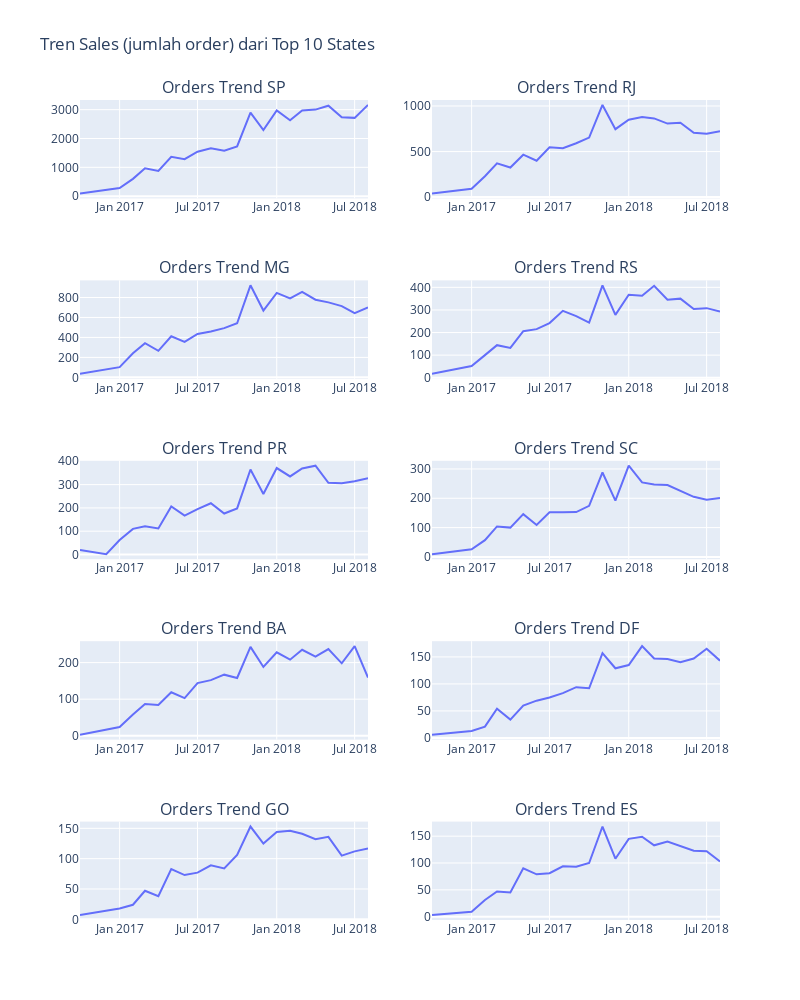

Source (notebook cell):
### Code cell
# Membuat sebuah subplot dengan 5 rows dan 2 columns
fig = make_subplots(rows=5, cols=2, subplot_titles=('Orders Trend SP', 'Orders Trend RJ', 'Orders Trend MG', 'Orders Trend RS', 'Orders Trend PR','Orders Trend SC', 'Orders Trend BA', 'Orders Trend DF', 'Orders Trend GO', 'Orders Trend ES'))

# Menambahkan Plotly Express plots untuk setiap subplot setiap subplot
fig.add_trace(px.line(monthly_order_SP, x='year_month', y='number of orders').data[0], row=1, col=1)
fig.add_trace(px.line(monthly_order_RJ, x='year_month', y='number of orders').data[0], row=1, col=2)
fig.add_trace(px.line(monthly_order_MG, x='year_month', y='number of orders').data[0], row=2, col=1)
fig.add_trace(px.line(monthly_order_RS, x='year_month', y='number of orders').data[0], row=2, col=2)
fig.add_trace(px.line(monthly_order_PR, x='year_month', y='number of orders').data[0], row=3, col=1)
fig.add_trace(px.line(monthly_order_SC, x='year_month', y='number of orders').data[0], row=3, col=2)
fig.add_trace(px.line(monthly_order_BA, x='year_month', y='number of orders').data[0], row=4, col=1)
fig.add_trace(px.line(monthly_order_DF, x='year_month', y='number of orders').data[0], row=4, col=2)
fig.add_trace(px.line(monthly_order_GO, x='year_month', y='number of orders').data[0], row=5, col=1)
fig.add_trace(px.line(monthly_order_ES, x='year_month', y='number of orders').data[0], row=5, col=2)

# Update subplot titles (opsional)
fig.update_layout(title_text='Tren Sales (jumlah order) dari Top 10 States',
                  autosize=False,
                  width=800,
                  height=1000)

# Menampilkan plot
fig.show()

### Figure 1 — Plotly figure (JSON) as saved in the notebook; plotly's stock layout.template omitted (floating-point values rounded to 4 significant figures)
{"data": [{"hovertemplate": "year_month=%{x}<br>number of orders=%{y}<extra></extra>", "legendgroup": "", "line": {"color": "#636efa", "dash": "solid"}, "marker": {"symbol": "circle"}, "mode": "lines", "name": "", "orientation": "v", "showlegend": false, "type": "scatter", "x": ["2016-10", "2017-1", "2017-2", "2017-3", "2017-4", "2017-5", "2017-6", "2017-7", "2017-8", "2017-9", "2017-10", "2017-11", "2017-12", "2018-1", "2018-2", "2018-3", "2018-4", "2018-5", "2018-6", "2018-7", "2018-8"], "xaxis": "x", "y": [94, 283, 601, 966, 873, 1363, 1284, 1543, 1665, 1576, 1723, 2899, 2295, 2975, 2632, 2971, 3002, 3138, 2738, 2715, 3164], "yaxis": "y"}, {"hovertemplate": "year_month=%{x}<br>number of orders=%{y}<extra></extra>", "legendgroup": "", "line": {"color": "#636efa", "dash": "solid"}, "marker": {"symbol": "circle"}, "mode": "lines", "name": "", "orientation": "v", "showlegend": false, "type": "scatter", "x": ["2016-10", "2017-1", "2017-2", "2017-3", "2017-4", "2017-5", "2017-6", "2017-7", "2017-8", "2017-9", "2017-10", "2017-11", "2017-12", "2018-1", "2018-2", "2018-3", "2018-4", "2018-5", "2018-6", "2018-7", "2018-8"], "xaxis": "x2", "y": [40, 91, 230, 370, 325, 466, 399, 547, 537, 591, 654, 1012, 746, 850, 879, 864, 807, 816, 707, 696, 723], "yaxis": "y2"}, {"hovertemplate": "year_month=%{x}<br>number of orders=%{y}<extra></extra>", "legendgroup": "", "line": {"color": "#636efa", "dash": "solid"}, "marker": {"symbol": "circle"}, "mode": "lines", "name": "", "orientation": "v", "showlegend": false, "type": "scatter", "x": ["2016-10", "2017-1", "2017-2", "2017-3", "2017-4", "2017-5", "2017-6", "2017-7", "2017-8", "2017-9", "2017-10", "2017-11", "2017-12", "2018-1", "2018-2", "2018-3", "2018-4", "2018-5", "2018-6", "2018-7", "2018-8"], "xaxis": "x3", "y": [35, 102, 241, 343, 266, 412, 356, 435, 459, 493, 542, 922, 669, 846, 790, 856, 778, 751, 714, 644, 700], "yaxis": "y3"}, {"hovertemplate": "year_month=%{x}<br>number of orders=%{y}<extra></extra>", "legendgroup": "", "line": {"color": "#636efa", "dash": "solid"}, "marker": {"symbol": "circle"}, "mode": "lines", "name": "", "orientation": "v", "showlegend": false, "type": "scatter", "x": ["2016-10", "2017-1", "2017-2", "2017-3", "2017-4", "2017-5", "2017-6", "2017-7", "2017-8", "2017-9", "2017-10", "2017-11", "2017-12", "2018-1", "2018-2", "2018-3", "2018-4", "2018-5", "2018-6", "2018-7", "2018-8"], "xaxis": "x4", "y": [17, 52, 100, 144, 132, 206, 215, 242, 296, 273, 244, 409, 278, 367, 363, 407, 345, 350, 304, 308, 293], "yaxis": "y4"}, {"hovertemplate": "year_month=%{x}<br>number of orders=%{y}<extra></extra>", "legendgroup": "", "line": {"color": "#636efa", "dash": "solid"}, "marker": {"symbol": "circle"}, "mode": "lines", "name": "", "orientation": "v", "showlegend": false, "type": "scatter", "x": ["2016-10", "2016-12", "2017-1", "2017-2", "2017-3", "2017-4", "2017-5", "2017-6", "2017-7", "2017-8", "2017-9", "2017-10", "2017-11", "2017-12", "2018-1", "2018-2", "2018-3", "2018-4", "2018-5", "2018-6", "2018-7", "2018-8"], "xaxis": "x5", "y": [19, 1, 62, 110, 121, 112, 206, 167, 195, 220, 176, 198, 365, 260, 371, 335, 369, 381, 308, 306, 314, 327], "yaxis": "y5"}, {"hovertemplate": "year_month=%{x}<br>number of orders=%{y}<extra></extra>", "legendgroup": "", "line": {"color": "#636efa", "dash": "solid"}, "marker": {"symbol": "circle"}, "mode": "lines", "name": "", "orientation": "v", "showlegend": false, "type": "scatter", "x": ["2016-10", "2017-1", "2017-2", "2017-3", "2017-4", "2017-5", "2017-6", "2017-7", "2017-8", "2017-9", "2017-10", "2017-11", "2017-12", "2018-1", "2018-2", "2018-3", "2018-4", "2018-5", "2018-6", "2018-7", "2018-8"], "xaxis": "x6", "y": [9, 26, 57, 104, 100, 146, 109, 152, 152, 153, 174, 288, 192, 311, 254, 247, 245, 226, 205, 195, 201], "yaxis": "y6"}, {"hovertemplate": "year_month=%{x}<br>number of orders=%{y}<extra></extra>", "legendgroup": "", "line": {"color": "#636efa", "dash": "solid"}, "marker": {"symbol": "circle"}, "mode": "lines", "name": "", "orientation": "v", "showlegend": false, "type": "scatter", "x": ["2016-10", "2017-1", "2017-2", "2017-3", "2017-4", "2017-5", "2017-6", "2017-7", "2017-8", "2017-9", "2017-10", "2017-11", "2017-12", "2018-1", "2018-2", "2018-3", "2018-4", "2018-5", "2018-6", "2018-7", "2018-8"], "xaxis": "x7", "y": [3, 24, 58, 87, 84, 119, 103, 144, 152, 167, 158, 243, 188, 228, 208, 235, 216, 237, 198, 245, 159], "yaxis": "y7"}, {"hovertemplate": "year_month=%{x}<br>number of orders=%{y}<extra></extra>", "legendgroup": "", "line": {"color": "#636efa", "dash": "solid"}, "marker": {"symbol": "circle"}, "mode": "lines", "name": "", "orientation": "v", "showlegend": false, "type": "scatter", "x": ["2016-10", "2017-1", "2017-2", "2017-3", "2017-4", "2017-5", "2017-6", "2017-7", "2017-8", "2017-9", "2017-10", "2017-11", "2017-12", "2018-1", "2018-2", "2018-3", "2018-4", "2018-5", "2018-6", "2018-7", "2018-8"], "xaxis": "x8", "y": [6, 13, 21, 54, 34, 60, 69, 75, 83, 94, 92, 157, 129, 135, 170, 147, 146, 140, 147, 165, 143], "yaxis": "y8"}, {"hovertemplate": "year_month=%{x}<br>number of orders=%{y}<extra></extra>", "legendgroup": "", "line": {"color": "#636efa", "dash": "solid"}, "marker": {"symbol": "circle"}, "mode": "lines", "name": "", "orientation": "v", "showlegend": false, "type": "scatter", "x": ["2016-10", "2017-1", "2017-2", "2017-3", "2017-4", "2017-5", "2017-6", "2017-7", "2017-8", "2017-9", "2017-10", "2017-11", "2017-12", "2018-1", "2018-2", "2018-3", "2018-4", "2018-5", "2018-6", "2018-7", "2018-8"], "xaxis": "x9", "y": [7, 18, 24, 47, 38, 83, 73, 77, 89, 84, 106, 153, 125, 144, 146, 141, 132, 136, 105, 112, 117], "yaxis": "y9"}, {"hovertemplate": "year_month=%{x}<br>number of orders=%{y}<extra></extra>", "legendgroup": "", "line": {"color": "#636efa", "dash": "solid"}, "marker": {"symbol": "circle"}, "mode": "lines", "name": "", "orientation": "v", "showlegend": false, "type": "scatter", "x": ["2016-10", "2017-1", "2017-2", "2017-3", "2017-4", "2017-5", "2017-6", "2017-7", "2017-8", "2017-9", "2017-10", "2017-11", "2017-12", "2018-1", "2018-2", "2018-3", "2018-4", "2018-5", "2018-6", "2018-7", "2018-8"], "xaxis": "x10", "y": [3, 9, 31, 47, 45, 90, 79, 81, 94, 93, 100, 168, 108, 145, 149, 133, 140, 132, 123, 122, 103], "yaxis": "y10"}], "layout": {"annotations": [{"font": {"size": 16}, "showarrow": false, "text": "Orders Trend SP", "x": 0.225, "xanchor": "center", "xref": "paper", "y": 1, "yanchor": "bottom", "yref": "paper"}, {"font": {"size": 16}, "showarrow": false, "text": "Orders Trend RJ", "x": 0.775, "xanchor": "center", "xref": "paper", "y": 1, "yanchor": "bottom", "yref": "paper"}, {"font": {"size": 16}, "showarrow": false, "text": "Orders Trend MG", "x": 0.225, "xanchor": "center", "xref": "paper", "y": 0.78, "yanchor": "bottom", "yref": "paper"}, {"font": {"size": 16}, "showarrow": false, "text": "Orders Trend RS", "x": 0.775, "xanchor": "center", "xref": "paper", "y": 0.78, "yanchor": "bottom", "yref": "paper"}, {"font": {"size": 16}, "showarrow": false, "text": "Orders Trend PR", "x": 0.225, "xanchor": "center", "xref": "paper", "y": 0.56, "yanchor": "bottom", "yref": "paper"}, {"font": {"size": 16}, "showarrow": false, "text": "Orders Trend SC", "x": 0.775, "xanchor": "center", "xref": "paper", "y": 0.56, "yanchor": "bottom", "yref": "paper"}, {"font": {"size": 16}, "showarrow": false, "text": "Orders Trend BA", "x": 0.225, "xanchor": "center", "xref": "paper", "y": 0.34, "yanchor": "bottom", "yref": "paper"}, {"font": {"size": 16}, "showarrow": false, "text": "Orders Trend DF", "x": 0.775, "xanchor": "center", "xref": "paper", "y": 0.34, "yanchor": "bottom", "yref": "paper"}, {"font": {"size": 16}, "showarrow": false, "text": "Orders Trend GO", "x": 0.225, "xanchor": "center", "xref": "paper", "y": 0.12, "yanchor": "bottom", "yref": "paper"}, {"font": {"size": 16}, "showarrow": false, "text": "Orders Trend ES", "x": 0.775, "xanchor": "center", "xref": "paper", "y": 0.12, "yanchor": "bottom", "yref": "paper"}], "autosize": false, "height": 1000, "title": {"text": "Tren Sales (jumlah order) dari Top 10 States"}, "width": 800, "xaxis": {"anchor": "y", "domain": [0, 0.45]}, "xaxis10": {"anchor": "y10", "domain": [0.55, 1]}, "xaxis2": {"anchor": "y2", "domain": [0.55, 1]}, "xaxis3": {"anchor": "y3", "domain": [0, 0.45]}, "xaxis4": {"anchor": "y4", "domain": [0.55, 1]}, "xaxis5": {"anchor": "y5", "domain": [0, 0.45]}, "xaxis6": {"anchor": "y6", "domain": [0.55, 1]}, "xaxis7": {"anchor": "y7", "domain": [0, 0.45]}, "xaxis8": {"anchor": "y8", "domain": [0.55, 1]}, "xaxis9": {"anchor": "y9", "domain": [0, 0.45]}, "yaxis": {"anchor": "x", "domain": [0.88, 1]}, "yaxis10": {"anchor": "x10", "domain": [0, 0.12]}, "yaxis2": {"anchor": "x2", "domain": [0.88, 1]}, "yaxis3": {"anchor": "x3", "domain": [0.66, 0.78]}, "yaxis4": {"anchor": "x4", "domain": [0.66, 0.78]}, "yaxis5": {"anchor": "x5", "domain": [0.44, 0.56]}, "yaxis6": {"anchor": "x6", "domain": [0.44, 0.56]}, "yaxis7": {"anchor": "x7", "domain": [0.22, 0.34]}, "yaxis8": {"anchor": "x8", "domain": [0.22, 0.34]}, "yaxis9": {"anchor": "x9", "domain": [0, 0.12]}}}
